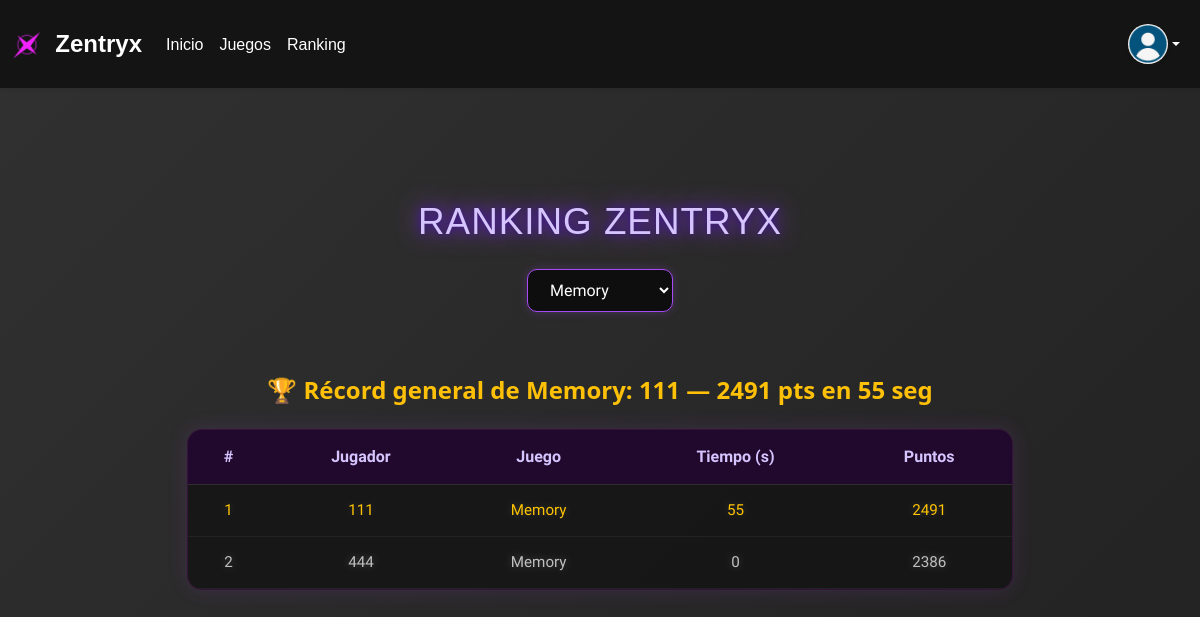
The page /main_final/pagina-principal/ranking.php (signed in) on the database as committed earlier.
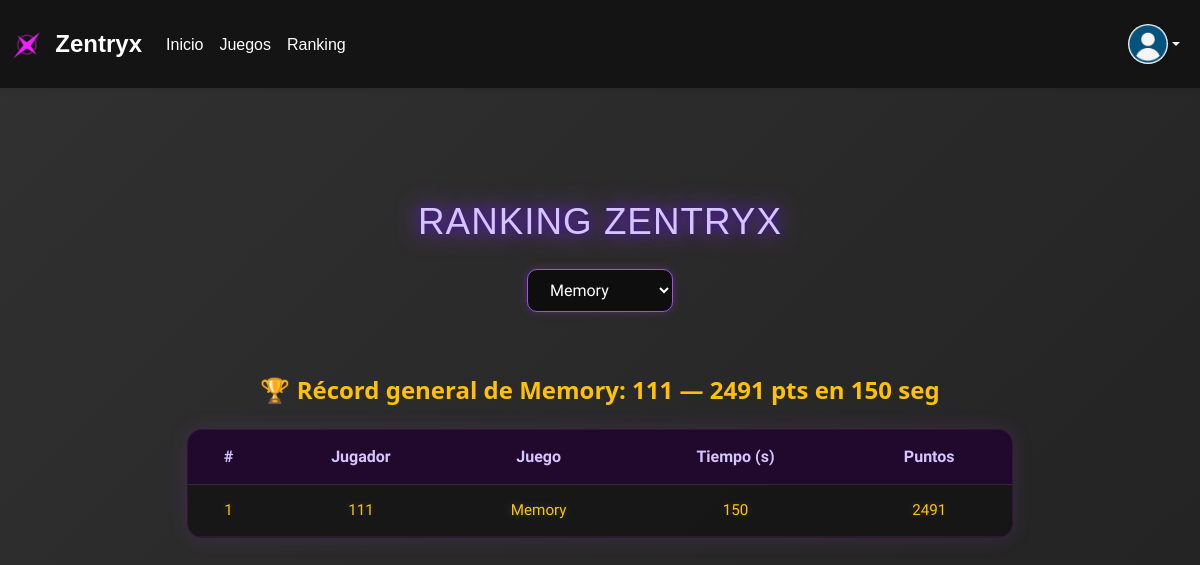
The same page on the database as committed later.
### tables this page shows
CREATE TABLE `juega` (
  `gmail_usuario` varchar(64) NOT NULL,
  `id_juego` int(100) NOT NULL,
  `id_usuario` int(100) NOT NULL,
  `nom_usuario` varchar(64) NOT NULL,
  `puntos` int(10) NOT NULL,
  `tiempo` int(11) NOT NULL
);

### main_final/pagina-principal/ranking.php (the view, shortened to what this page needs)
<?php
$bd = new conexion_BD();
$conn = $bd->getConexion();
$juegos = [
    1 => "Memory",
    2 => "Buscaminas",
    3 => "Mosqueta"
];
$id_juego = isset($_GET['id_juego']) && array_key_exists(intval($_GET['id_juego']), $juegos)
    ? intval($_GET['id_juego'])
    : 1;
$stmt = $conn->prepare("
    SELECT nom_usuario, MAX(puntos) AS mejor_puntaje, MIN(tiempo) AS mejor_tiempo
    FROM juega
    WHERE id_juego = ?
    GROUP BY nom_usuario
    ORDER BY mejor_puntaje DESC, mejor_tiempo ASC
    LIMIT 20
");
$stmt->bind_param("i", $id_juego);
$stmt->execute();
$result = $stmt->get_result();
$stmt2 = $conn->prepare("
    SELECT nom_usuario, puntos, tiempo
    FROM juega
    WHERE id_juego = ?
    ORDER BY puntos DESC, tiempo ASC
    LIMIT 1
");
$stmt2->bind_param("i", $id_juego);
$stmt2->execute();
$record = $stmt2->get_result()->fetch_assoc();
?>
<!DOCTYPE html>
<html lang="es">
<head>
    <link href="https://cdn.jsdelivr.net/npm/bootstrap@5.3.6/dist/css/bootstrap.min.css" rel="stylesheet">
    <link rel="stylesheet" href="../pagina-principal/estilo.css">
</head>
<body>
    <nav class="navbar navbar-expand-lg shadow-sm py-3" style="background-color: rgb(20,20,20);">
        <div class="container-fluid">
            <a class="navbar-brand fw-bold fs-4 text-white" href="../pagina-principal/inicio.php#inicio" id="linkLogo">
                <img src="../navbar/imagenes/logo.jpg" width="30" height="30" class="d-inline-block align-text-top">
                &nbsp;Zentryx
            </a>
            <div class="collapse navbar-collapse" id="navbarNav">
                <ul class="navbar-nav me-auto">
                    <li class="nav-item">
                        <a class="nav-link text-white" href="../pagina-principal/inicio.php#inicio">Inicio</a>
                    </li>
                    <li class="nav-item">
                        <a class="nav-link text-white" href="../pagina-principal/inicio.php#juegos">Juegos</a>
                    </li>
                    <li class="nav-item">
                        <a class="nav-link text-white active" href="../pagina-principal/ranking.php">Ranking</a>
                    </li>
                </ul>
                <ul class="navbar-nav">
                    <li class="nav-item dropdown">
                        <a href="#" class="nav-link dropdown-toggle d-flex align-items-center text-white"
                            id="userDropdown" role="button" data-bs-toggle="dropdown">
                            <img src="<?php echo htmlspecialchars($_SESSION['foto'] ?? '../navbar/imagenes/usuario.png'); ?>"
                                class="user-avatar shadow-sm" alt="Usuario">
                        </a>
                    </li>
                </ul>
            </div>
        </div>
    </nav>
    <main class="ranking-main fade-in-up">
        <div class="ranking-header text-center">
            <h1 class="ranking-title">RANKING ZENTRYX</h1>
            <form method="GET" action="ranking.php">
                <select name="id_juego" class="ranking-select" onchange="this.form.submit()">
                    <?php
                    foreach ($juegos as $id => $nombre) {
                        $selected = ($id == $id_juego) ? 'selected' : '';
                        echo "<option value='$id' $selected>$nombre</option>";
                    }
                    ?>
                </select>
            </form>
        </div>
        <div class="ranking-board container">
            <?php if ($record): ?>
                <div class="text-center my-4">
                    <h4 class="text-warning fw-bold">
                        🏆 Récord general de <?php echo htmlspecialchars($juegos[$id_juego]); ?>:
                        <?php echo htmlspecialchars($record['nom_usuario']); ?> —
                        <?php echo $record['puntos']; ?> pts en
                        <?php echo $record['tiempo']; ?> seg
                    </h4>
                </div>
            <?php endif; ?>
            <div class="ranking-table-wrapper">
                <table class="ranking-table">
                    <thead>
                        <tr>
                            <th>#</th>
                            <th>Jugador</th>
                            <th>Juego</th>
                            <th>Tiempo (s)</th>
                            <th>Puntos</th>
                        </tr>
                    </thead>
                    <tbody>
                        <?php
                        if ($result && $result->num_rows > 0) {
                            $pos = 1;
                            while ($row = $result->fetch_assoc()) {
                                $clase = ($pos == 1) ? "gold" : (($pos == 2) ? "silver" : (($pos == 3) ? "bronze" : ""));
                                echo "<tr class='{$clase}'>
                                    <td>{$pos}</td>
                                    <td>" . htmlspecialchars($row['nom_usuario']) . "</td>
                                    <td>" . htmlspecialchars($juegos[$id_juego]) . "</td>
                                    <td>" . htmlspecialchars($row['mejor_tiempo']) . "</td>
                                    <td>" . htmlspecialchars($row['mejor_puntaje']) . "</td>
                                  </tr>";
                                $pos++;
                            }
                        } else {
                            echo "<tr><td colspan='5'>Aún no hay puntajes registrados.</td></tr>";
                        }
                        ?>
                    </tbody>
                </table>
            </div>
        </div>
    </main>
</body>
</html>

### main_final/pagina-principal/estilo.css (style rules this page uses)
body { background: linear-gradient(-45deg, #010002, #080808, #1d1c1c, #313131); background-size: 400% 400%; animation: gradientBG 15s ease infinite; color: #fff; min-height: 100vh; padding-top: 70px; overflow-x: hidden; }
.navbar { position: fixed; top: 0; left: 0; right: 0; background: rgba(20, 20, 20, .85); backdrop-filter: blur(6px); box-shadow: 0 2px 6px rgba(0, 0, 0, .3); z-index: 1030; }
.navbar .navbar-brand, .navbar .navbar-nav .nav-link { font-family: 'Ethnocentric', sans-serif; font-weight: 500; color: #fff !important; transition: color .3s ease; }
.navbar .navbar-nav.me-auto .nav-link { position: relative; display: inline-block; padding-bottom: 6px; transition: color .3s ease; }
.navbar .navbar-nav.me-auto .nav-link::after { content: ""; position: absolute; bottom: -4px; left: 0; width: 0; height: 2px; background: #d6c4ff; transition: width .3s ease; pointer-events: none; }
.navbar, .navbar * { font-family: 'Ethnocentric', sans-serif !important }
.user-avatar { width: 40px; height: 40px; border-radius: 50%; object-fit: cover; transition: .3s }
:root { --nav-h: 70px; }
.ranking-main { min-height: 100vh; display: flex; flex-direction: column; align-items: center; padding: 120px 15px 60px; color: #e8e8e8; background: none; }
.ranking-title { font-family: 'Ethnocentric', sans-serif; color: #d6c4ff; text-shadow: 0 0 10px #3a0ca3, 0 0 25px #a64bf4; font-size: 2.3rem; letter-spacing: 1px; margin-bottom: 25px; margin-top: 10px; }
.ranking-select { background: #0e0e0e; border: 1.5px solid #a64bf4; border-radius: 10px; padding: 10px 18px; font-family: 'Orbitron', sans-serif; color: #fff; box-shadow: 0 0 10px rgba(166, 75, 244, 0.25); transition: all 0.3s ease; cursor: pointer; }
.ranking-board { margin-top: 40px; width: 100%; max-width: 850px; }
.ranking-table-wrapper { overflow-x: auto; -webkit-overflow-scrolling: touch; background: rgba(20, 20, 20, 0.85); backdrop-filter: blur(8px); border: 1px solid rgba(234, 0, 255, 0.15); border-radius: 15px; box-shadow: 0 0 20px rgba(166, 75, 244, 0.15); }
.ranking-table { width: 100%; border-collapse: collapse; font-family: 'Orbitron', sans-serif; text-align: center; min-width: 500px; }
.ranking-table th { background: rgba(40, 0, 60, 0.6); color: #d6c4ff; padding: 15px; font-weight: 600; font-size: 1rem; border-bottom: 1px solid rgba(255, 255, 255, 0.1); }
.ranking-table td { padding: 14px; font-size: 0.95rem; border-bottom: 1px solid rgba(255, 255, 255, 0.05); transition: background 0.3s ease; }
.gold td { color: #ffc400; text-shadow: 0 0 10px #ffffff33; }
.fade-in-up { animation: fadeInUp 0.7s ease forwards; }
.silver td { color: #c0c0c0; text-shadow: 0 0 10px #c0c0c055; }

Rows that differ between the two databases and show on the page:
changed juega: tiempo "55" → "150"
Other text that changed with them:
new list line: "1 111 Memory 150 2491"
list line gone: "1 111 Memory 55 2491"
list line gone: "2 444 Memory 0 2386"
